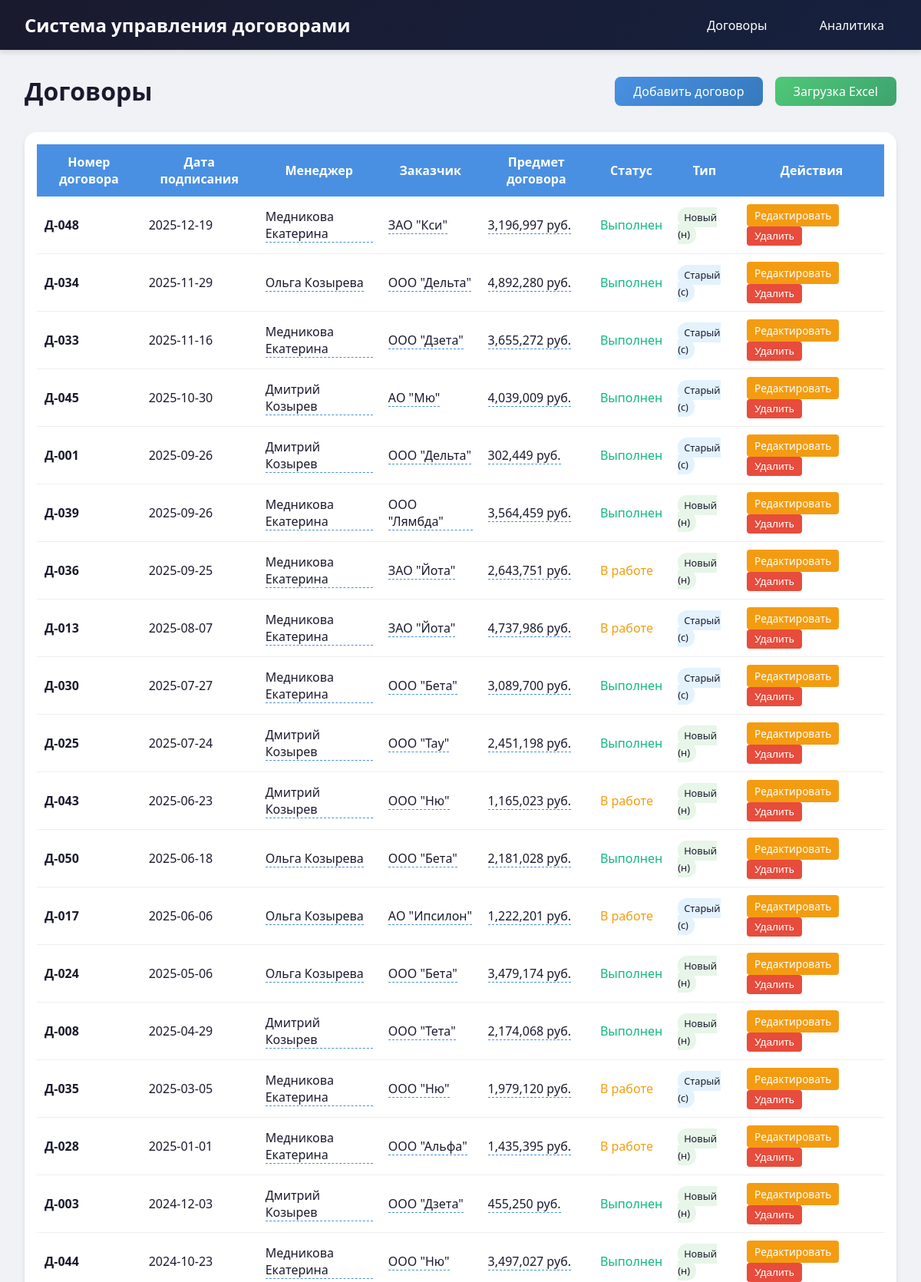
The page / (upper part) on the database its author committed.
### tables this page shows
CREATE TABLE contract (
            contract_number VARCHAR(50) NOT NULL UNIQUE,
            signing_contract_date DATE NOT NULL,
            status VARCHAR(20) DEFAULT 'В работе',
            type VARCHAR(1) DEFAULT 'с',
            id_client INTEGER NOT NULL,
            id_manager INTEGER,
            id_object INTEGER,
            FOREIGN KEY (id_client) REFERENCES client(id_client),
            FOREIGN KEY (id_manager) REFERENCES manager(id_manager),
            FOREIGN KEY (id_object) REFERENCES object(id_object)
        );

CREATE TABLE manager (
            id_manager INTEGER PRIMARY KEY AUTOINCREMENT,
            manager_name VARCHAR(150) NOT NULL,
            manager_email VARCHAR(100)
        );

CREATE TABLE client (
            id_client INTEGER PRIMARY KEY AUTOINCREMENT,
            client_name VARCHAR(150) NOT NULL,
            client_INN VARCHAR(12),
            client_phone_number VARCHAR(20)
        );

CREATE TABLE object (
            id_object INTEGER PRIMARY KEY AUTOINCREMENT,
            id_service INTEGER NOT NULL,
            price INTEGER,
            finishing_date DATE,
            FOREIGN KEY (id_service) REFERENCES service(id_service)
        );

### app.py (the view)
@app.route('/')
def contracts():
    conn = get_db()
    all_contracts = conn.execute('''
        SELECT
            c.contract_number,
            c.signing_contract_date,
            c.status,
            c.type,
            cl.client_name,
            cl.client_INN,
            cl.client_phone_number,
            m.manager_name,
            m.manager_email,
            s.service_name,
            o.price,
            o.finishing_date
        FROM contract c
        JOIN client cl ON c.id_client = cl.id_client
        LEFT JOIN manager m ON c.id_manager = m.id_manager
        LEFT JOIN object o ON c.id_object = o.id_object
        LEFT JOIN service s ON o.id_service = s.id_service
        ORDER BY c.signing_contract_date DESC
    ''').fetchall()
    conn.close()
    return render_template('contracts.html', contracts=all_contracts)

### database.py (called while the page is built)
def get_db():
    conn = sqlite3.connect(DATABASE)
    conn.row_factory = sqlite3.Row
    return conn

### templates/contracts.html (shortened to what this page needs)
{% extends "base.html" %}
{% block content %}
<div style="display: flex; justify-content: space-between; align-items: center; margin-bottom: 2rem;">
    <h1>Договоры</h1>
    <div style="display: flex; gap: 1rem;">
        <a href="/contracts/new" class="btn-primary" style="text-decoration: none;">Добавить договор</a>
        <a href="/upload" class="btn-primary" style="text-decoration: none; background: linear-gradient(135deg, #50c878 0%, #3da36d 100%);">Загрузка Excel</a>
    </div>
</div>
<div style="background: white; border-radius: 16px; padding: 1rem; box-shadow: 0 4px 6px rgba(0,0,0,0.1); overflow-x: auto;">
    <table style="width: 100%; border-collapse: collapse;">
        <thead>
            <tr style="background: #4a90e2; color: white;">
                <th style="padding: 12px;">Номер договора</th>
                <th style="padding: 12px;">Дата подписания</th>
                <th style="padding: 12px;">Менеджер</th>
                <th style="padding: 12px;">Заказчик</th>
                <th style="padding: 12px;">Предмет договора</th>
                <th style="padding: 12px;">Статус</th>
                <th style="padding: 12px;">Тип</th>
                <th style="padding: 12px;">Действия</th>
            </tr>
        </thead>
        <tbody>
            {% for c in contracts %}
            <tr style="border-bottom: 1px solid #eee;">
                <td style="padding: 10px;"><strong>{{ c.contract_number }}</strong></td>
                <td style="padding: 10px;">{{ c.signing_contract_date }}</td>
                <td style="padding: 10px;">
                    {% if c.manager_name %}
                    <div class="hover-card">
                        {{ c.manager_name }}
                    </div>
                    {% else %}
                    —
                    {% endif %}
                </td>
                <td style="padding: 10px;">
                    <div class="hover-card">
                        {{ c.client_name }}
                    </div>
                </td>
                <td style="padding: 10px;">
                    <div class="hover-card">
                        {{ "{:,.0f}".format(c.price or 0) }} руб.
                    </div>
                </td>
                <td style="padding: 10px;">
                    {% if c.status == 'Выполнен' %}
                    <span class="status-executed">Выполнен</span>
                    {% else %}
                    <span class="status-in-progress">В работе</span>
                    {% endif %}
                </td>
                <td style="padding: 10px;">
                    {% if c.type == 'н' %}
                    <span class="type-new">Новый (н)</span>
                    {% else %}
                    <span class="type-standard">Старый (с)</span>
                    {% endif %}
                </td>
                <td style="padding: 10px;">
                    <a href="/contracts/{{ c.contract_number }}/edit" class="btn-edit">Редактировать</a>
                    <form method="post" action="/contracts/{{ c.contract_number }}/delete" style="display:inline" onsubmit="return confirm('Удалить договор {{ c.contract_number }}?')">
                        <button type="submit" class="btn-delete">Удалить</button>
                    </form>
                </td>
            </tr>
            {% endfor %}
        </tbody>
    </table>
</div>
{% endblock %}

### templates/base.html (shortened to what this page needs)
<!DOCTYPE html>
<html lang="ru">
<head>
    <link rel="stylesheet" href="{{ url_for('static', filename='css/style.css') }}">
</head>
<body>
    <nav>
        <div class="nav-container">
            <div class="logo">Система управления договорами</div>
            <div class="nav-links">
                <a href="/">Договоры</a>
                <a href="/dashboard">Аналитика</a>
            </div>
        </div>
    </nav>
    <div class="container">
        {% block content %}{% endblock %}
    </div>
</body>
</html>

### static/css/style.css (style rules this page uses)
* { margin: 0; padding: 0; box-sizing: border-box; }
body { font-family: 'Segoe UI', Tahoma, Geneva, Verdana, sans-serif; background-color: #f0f2f5; color: #1a1a2e; }
nav { background: linear-gradient(135deg, #1a1a2e 0%, #16213e 100%); padding: 1rem 2rem; box-shadow: 0 4px 6px rgba(0,0,0,0.1); }
.nav-container { max-width: 1400px; margin: 0 auto; display: flex; justify-content: space-between; align-items: center; }
.logo { color: #fff; font-size: 1.5rem; font-weight: bold; }
.nav-links a { color: #fff; text-decoration: none; margin-left: 2rem; padding: 0.5rem 1rem; border-radius: 8px; transition: all 0.3s; }
.container { max-width: 1400px; margin: 2rem auto; padding: 0 2rem; }
.btn-primary { background: linear-gradient(135deg, #4a90e2 0%, #357abd 100%); color: white; padding: 0.5rem 1.5rem; border: none; border-radius: 8px; cursor: pointer; font-size: 1rem; transition: all 0.3s; }

### templates/contracts.html (style rules this page uses)
.hover-card { position: relative; cursor: help; border-bottom: 1px dashed #4a90e2; display: inline-block; }
.status-executed { color: #10b981; font-weight: 500; }
.status-in-progress { color: #f59e0b; font-weight: 500; }
.type-new { background: #e8f5e9; padding: 4px 8px; border-radius: 12px; font-size: 0.8rem; }
.type-standard { background: #e3f2fd; padding: 4px 8px; border-radius: 12px; font-size: 0.8rem; }
.btn-edit { background: #f39c12; color: white; text-decoration: none; padding: 5px 10px; border-radius: 4px; margin-right: 5px; display: inline-block; font-size: 0.85rem; }
.btn-delete { background: #e74c3c; color: white; border: none; padding: 5px 10px; border-radius: 4px; cursor: pointer; font-size: 0.85rem; }

### rows shown on the page
contract: contract_number "Д-048", signing_contract_date "2025-12-19", manager_name "Медникова Екатерина", client_name "ЗАО \"Кси\"", status "Выполнен", type "Новый (н)"
object: price "3,196,997"
contract: contract_number "Д-034", signing_contract_date "2025-11-29", manager_name "Ольга Козырева", client_name "ООО \"Дельта\"", status "Выполнен", type "Старый (с)"
object: price "4,892,280"
contract: contract_number "Д-033", signing_contract_date "2025-11-16", manager_name "Медникова Екатерина", client_name "ООО \"Дзета\"", status "Выполнен", type "Старый (с)"
object: price "3,655,272"
contract: contract_number "Д-045", signing_contract_date "2025-10-30", manager_name "Дмитрий Козырев", client_name "АО \"Мю\"", status "Выполнен", type "Старый (с)"
object: price "4,039,009"
contract: contract_number "Д-001", signing_contract_date "2025-09-26", manager_name "Дмитрий Козырев", client_name "ООО \"Дельта\"", status "Выполнен", type "Старый (с)"
object: price "302,449"
contract: contract_number "Д-039", signing_contract_date "2025-09-26", manager_name "Медникова Екатерина", client_name "ООО \"Лямбда\"", status "Выполнен", type "Новый (н)"
object: price "3,564,459"
contract: contract_number "Д-036", signing_contract_date "2025-09-25", manager_name "Медникова Екатерина", client_name "ЗАО \"Йота\"", status "В работе", type "Новый (н)"
object: price "2,643,751"
contract: contract_number "Д-013", signing_contract_date "2025-08-07", manager_name "Медникова Екатерина", client_name "ЗАО \"Йота\"", status "В работе", type "Старый (с)"
object: price "4,737,986"
contract: contract_number "Д-030", signing_contract_date "2025-07-27", manager_name "Медникова Екатерина", client_name "ООО \"Бета\"", status "Выполнен", type "Старый (с)"
object: price "3,089,700"
contract: contract_number "Д-025", signing_contract_date "2025-07-24", manager_name "Дмитрий Козырев", client_name "ООО \"Тау\"", status "Выполнен", type "Новый (н)"
object: price "2,451,198"
contract: contract_number "Д-043", signing_contract_date "2025-06-23", manager_name "Дмитрий Козырев", client_name "ООО \"Ню\"", status "В работе", type "Новый (н)"
object: price "1,165,023"
contract: contract_number "Д-050", signing_contract_date "2025-06-18", manager_name "Ольга Козырева", client_name "ООО \"Бета\"", status "Выполнен", type "Новый (н)"
object: price "2,181,028"
contract: contract_number "Д-017", signing_contract_date "2025-06-06", manager_name "Ольга Козырева", client_name "АО \"Ипсилон\"", status "В работе", type "Старый (с)"
object: price "1,222,201"
contract: contract_number "Д-024", signing_contract_date "2025-05-06", manager_name "Ольга Козырева", client_name "ООО \"Бета\"", status "Выполнен", type "Новый (н)"
object: price "3,479,174"
contract: contract_number "Д-008", signing_contract_date "2025-04-29", manager_name "Дмитрий Козырев", client_name "ООО \"Тета\"", status "Выполнен", type "Новый (н)"
object: price "2,174,068"
contract: contract_number "Д-035", signing_contract_date "2025-03-05", manager_name "Медникова Екатерина", client_name "ООО \"Ню\"", status "В работе", type "Старый (с)"
object: price "1,979,120"
contract: contract_number "Д-028", signing_contract_date "2025-01-01", manager_name "Медникова Екатерина", client_name "ООО \"Альфа\"", status "В работе", type "Новый (н)"
object: price "1,435,395"
contract: contract_number "Д-003", signing_contract_date "2024-12-03", manager_name "Дмитрий Козырев", client_name "ООО \"Дзета\"", status "Выполнен", type "Новый (н)"
object: price "455,250"
contract: contract_number "Д-044", signing_contract_date "2024-10-23", manager_name "Медникова Екатерина", client_name "ООО \"Ню\"", status "Выполнен", type "Новый (н)"
object: price "3,497,027"
